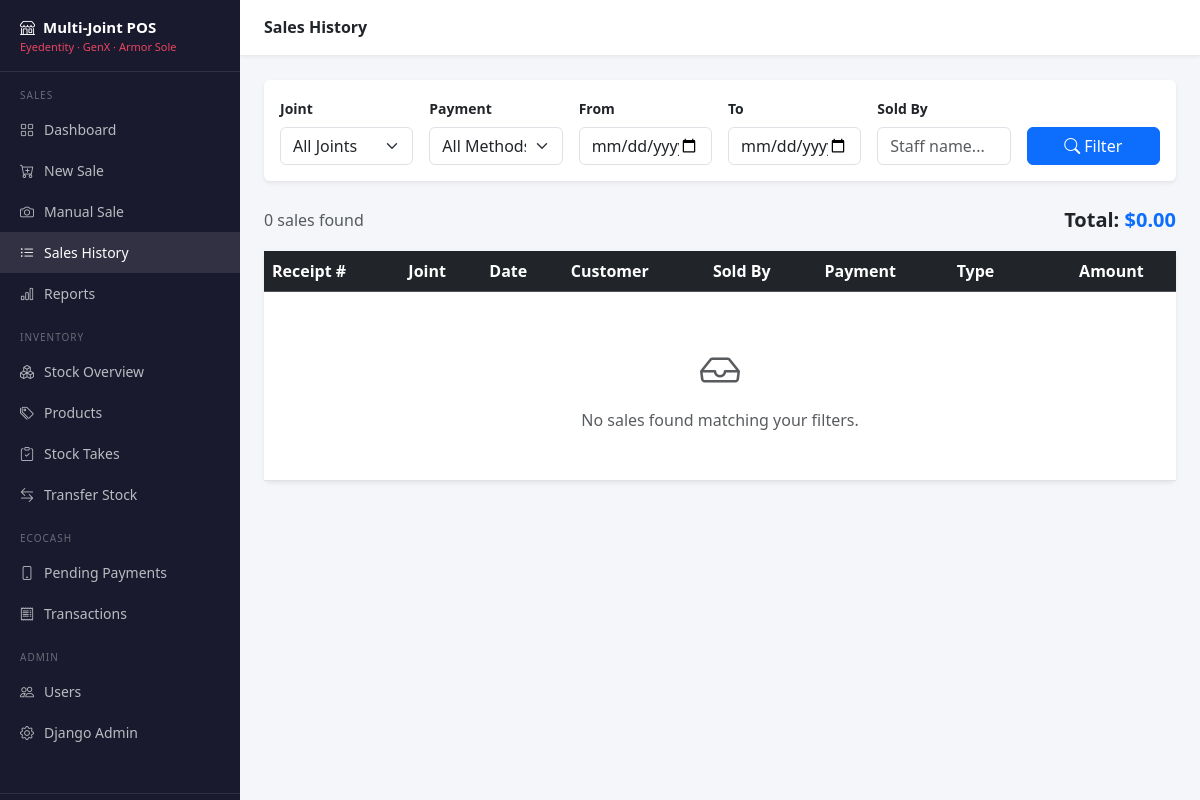
/sales/list/ (signed in), run on an earlier commit of the app's database.
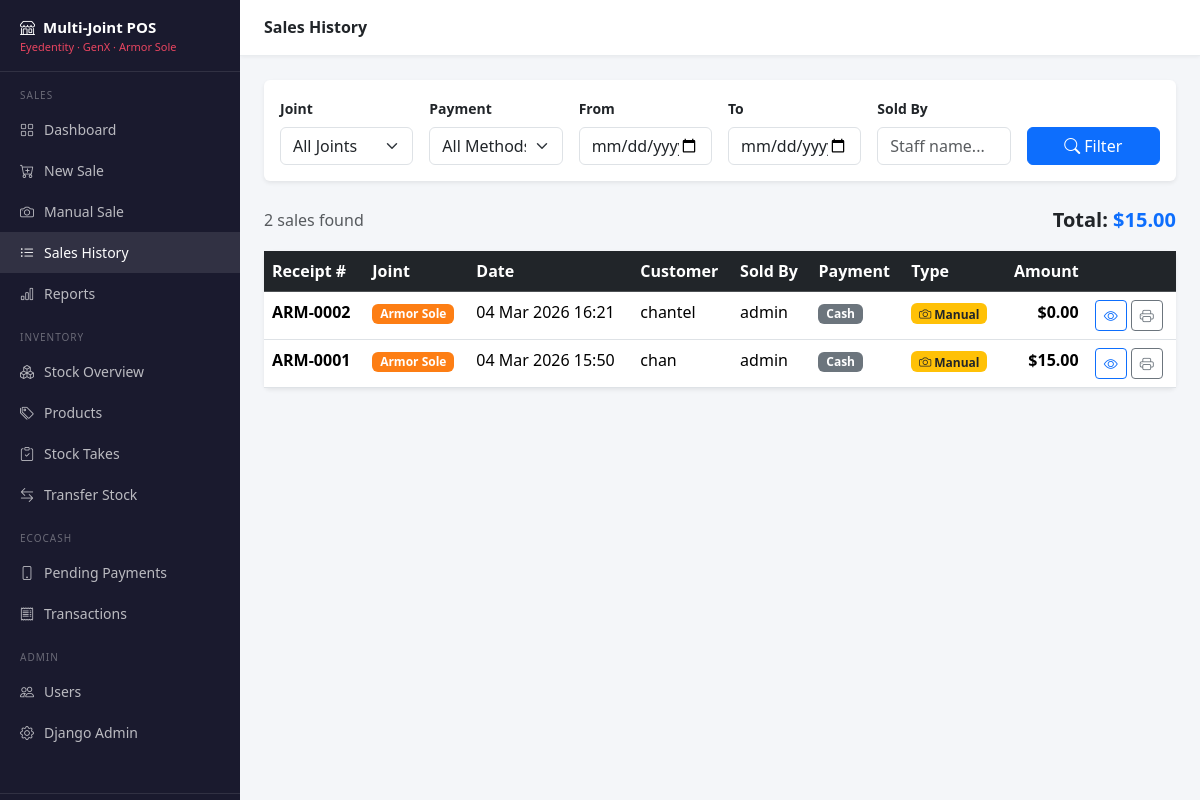
And on a later commit of the database.
### sales/models.py (models this page shows, shortened)
class Sale(models.Model):
    PAYMENT_CHOICES = [
        ('cash', 'Cash'),
        ('ecocash', 'EcoCash'),
        ('card', 'Card'),
        ('mixed', 'Mixed (Cash + EcoCash)'),
    ]
    SALE_TYPE_CHOICES = [
        ('system', 'System Sale'),
        ('manual', 'Manual Sale (Receipt Upload)'),
    ]
    joint = models.ForeignKey(Joint, on_delete=models.PROTECT, related_name='sales')
    sold_by = models.ForeignKey(
        'users.User',
        on_delete=models.PROTECT,
        related_name='sales_made',
        help_text="The staff member who processed this sale."
    )
    sale_date = models.DateTimeField(default=timezone.now)
    created_at = models.DateTimeField(auto_now_add=True)
    payment_method = models.CharField(max_length=20, choices=PAYMENT_CHOICES, default='cash')
    sale_type = models.CharField(max_length=20, choices=SALE_TYPE_CHOICES, default='system')
    manual_receipt_image = models.ImageField(
        upload_to='manual_receipts/%Y/%m/',
        null=True,
        blank=True,
        help_text="Photo of the manual receipt (for manual sales only)."
    )
    customer_name = models.CharField(max_length=200, blank=True, help_text="Optional customer name.")
    notes = models.TextField(blank=True)
    receipt_number = models.CharField(max_length=50, unique=True, blank=True)
    @property
    def total_amount(self):
        return sum(item.line_total for item in self.items.all())
    class Meta:
        ordering = ['-sale_date']

class SaleItem(models.Model):
    sale = models.ForeignKey(Sale, on_delete=models.PROTECT, related_name='items')
    product = models.ForeignKey(Product, on_delete=models.PROTECT, related_name='sale_items')
    quantity = models.PositiveIntegerField()
    unit_price = models.DecimalField(
        max_digits=10,
        decimal_places=2,
        help_text="Price per unit at time of sale (snapshot, in case price changes later)."
    )
    @property
    def line_total(self):
        return self.quantity * self.unit_price
    class Meta:
        pass

### inventory/models.py (models this page shows)
class Joint(models.Model):
    JOINT_CHOICES = [
        ('eyedentity', 'Eyedentity'),
        ('genx', 'GenX'),
        ('armor_sole', 'Armor Sole'),
    ]
    name = models.CharField(
        max_length=50,
        choices=JOINT_CHOICES,
        unique=True,
        help_text="The name/identifier of this shop."
    )
    display_name = models.CharField(max_length=100, help_text="Full display name, e.g. 'Eyedentity - Zee Eyewear'")
    phone = models.CharField(max_length=20, blank=True)
    address = models.TextField(blank=True)
    uses_product_codes = models.BooleanField(
        default=False,
        help_text="Eyedentity and Armor Sole use product codes; GenX does not."
    )
    def __str__(self):
        return self.display_name
    class Meta:
        ordering = ['name']

### users/models.py (models this page shows, shortened)
class User(AbstractUser):
    ROLE_CHOICES = [
        ('admin', 'Admin'),       # Full access - can manage everything
        ('manager', 'Manager'),   # Can view reports, manage stock
        ('staff', 'Staff'),       # Can only make sales
    ]
    role = models.CharField(
        max_length=20,
        choices=ROLE_CHOICES,
        default='staff',
        help_text="Determines what this user can access in the system."
    )
    primary_joint = models.ForeignKey(
        'inventory.Joint',
        on_delete=models.SET_NULL,
        null=True,
        blank=True,
        related_name='staff_members',
        help_text="The shop this user primarily works at."
    )
    phone = models.CharField(max_length=20, blank=True, null=True)
    @property
    def is_admin_role(self):
        return self.role == 'admin'
    @property
    def is_manager_role(self):
        return self.role in ['admin', 'manager']

### sales/views.py (the view, shortened to what this page needs)
# urls.py: path('list/', views.sale_list, name='sale_list'),
@login_required
def sale_list(request):
    sales = Sale.objects.select_related('joint', 'sold_by').prefetch_related('items').order_by('-sale_date')
    if not request.user.is_manager_role:
        sales = sales.filter(sold_by=request.user)
    form = SaleFilterForm(request.GET or None)
    sales_list = list(sales)
    context = {
        'sales': sales_list,
        'filter_form': form,
        'total': sum(sale.total_amount for sale in sales_list),
    }
    return render(request, 'sale_list.html', context)

### sales/forms.py
class SaleFilterForm(forms.Form):
    joint = forms.ModelChoiceField(
        queryset=Joint.objects.all(),
        required=False,
        empty_label='All Joints',
        widget=forms.Select(attrs={'class': 'form-select'})
    )
    payment_method = forms.ChoiceField(
        choices=[('', 'All Methods')] + Sale.PAYMENT_CHOICES,
        required=False,
        widget=forms.Select(attrs={'class': 'form-select'})
    )
    date_from = forms.DateField(
        required=False,
        widget=forms.DateInput(attrs={'class': 'form-control', 'type': 'date'})
    )
    date_to = forms.DateField(
        required=False,
        widget=forms.DateInput(attrs={'class': 'form-control', 'type': 'date'})
    )
    sold_by = forms.CharField(
        required=False,
        widget=forms.TextInput(attrs={'class': 'form-control', 'placeholder': 'Staff name...'})
    )

### templates/sale_list.html (shortened to what this page needs)
{% extends "base.html" %}
{% block page_title %}Sales History{% endblock %}
{% block content %}
<div class="card border-0 shadow-sm mb-4">
    <div class="card-body">
        <form method="get" class="row g-3 align-items-end">
            <div class="col-md-2">
                <label class="form-label small fw-semibold">Joint</label>
                {{ filter_form.joint }}
            </div>
            <div class="col-md-2">
                <label class="form-label small fw-semibold">Payment</label>
                {{ filter_form.payment_method }}
            </div>
            <div class="col-md-2">
                <label class="form-label small fw-semibold">From</label>
                {{ filter_form.date_from }}
            </div>
            <div class="col-md-2">
                <label class="form-label small fw-semibold">To</label>
                {{ filter_form.date_to }}
            </div>
            <div class="col-md-2">
                <label class="form-label small fw-semibold">Sold By</label>
                {{ filter_form.sold_by }}
            </div>
            <div class="col-md-2">
                <button type="submit" class="btn btn-primary w-100">
                    <i class="bi bi-search me-1"></i>Filter
                </button>
            </div>
        </form>
    </div>
</div>
<div class="d-flex justify-content-between align-items-center mb-3">
    <div class="text-muted">{{ sales|length }} sale{{ sales|length|pluralize }} found</div>
    <div class="fw-bold fs-5">Total: <span class="text-primary">${{ total|floatformat:2 }}</span></div>
</div>
<div class="card border-0 shadow-sm">
    <div class="table-responsive">
        <table class="table table-hover mb-0">
            <thead class="table-dark">
                <tr>
                    <th>Receipt #</th>
                    <th>Joint</th>
                    <th>Date</th>
                    <th>Customer</th>
                    <th>Sold By</th>
                    <th>Payment</th>
                    <th>Type</th>
                    <th class="text-end">Amount</th>
                    <th></th>
                </tr>
            </thead>
            <tbody>
                {% for sale in sales %}
                <tr>
                    <td><strong>{{ sale.receipt_number }}</strong></td>
                    <td>
                        <span class="badge" style="background: {% if sale.joint.name == 'eyedentity' %}#6f42c1{% elif sale.joint.name == 'genx' %}#0d6efd{% else %}#fd7e14{% endif %};">
                            {{ sale.joint.display_name }}
                        </span>
                    </td>
                    <td>{{ sale.sale_date|date:"d M Y H:i" }}</td>
                    <td>{{ sale.customer_name|default:"-" }}</td>
                    <td>{{ sale.sold_by.get_full_name|default:sale.sold_by.username }}</td>
                    <td>
                        <span class="badge {% if sale.payment_method == 'ecocash' %}bg-success{% elif sale.payment_method == 'cash' %}bg-secondary{% else %}bg-info{% endif %}">
                            {{ sale.get_payment_method_display }}
                        </span>
                    </td>
                    <td>
                        {% if sale.sale_type == 'manual' %}
                        <span class="badge bg-warning text-dark"><i class="bi bi-camera"></i> Manual</span>
                        {% else %}
                        <span class="badge bg-light text-dark">System</span>
                        {% endif %}
                    </td>
                    <td class="text-end fw-bold">${{ sale.total_amount|floatformat:2 }}</td>
                    <td>
                        <div class="d-flex gap-1">
                            <a href="{% url 'sales:sale_detail' sale.pk %}" class="btn btn-sm btn-outline-primary">
                                <i class="bi bi-eye"></i>
                            </a>
                            <a href="{% url 'sales:sale_receipt' sale.pk %}" class="btn btn-sm btn-outline-secondary">
                                <i class="bi bi-printer"></i>
                            </a>
                        </div>
                    </td>
                </tr>
                {% empty %}
                <tr>
                    <td colspan="9" class="text-center text-muted py-5">
                        <i class="bi bi-inbox fs-1 d-block mb-2"></i>
                        No sales found matching your filters.
                    </td>
                </tr>
                {% endfor %}
            </tbody>
        </table>
    </div>
</div>
{% endblock %}

### templates/base.html (shortened to what this page needs)
<!DOCTYPE html>
<html lang="en">
<head>
    <link rel="stylesheet" href="https://cdn.jsdelivr.net/npm/bootstrap@5.3.2/dist/css/bootstrap.min.css">
    <link rel="stylesheet" href="https://cdn.jsdelivr.net/npm/bootstrap-icons@1.11.3/font/bootstrap-icons.min.css">
</head>
<body {% block body_class %}{% endblock %}>
{% if user.is_authenticated %}
<nav class="sidebar">
    <div class="sidebar-brand">
        <div class="brand-title"><i class="bi bi-shop me-2"></i>Multi-Joint POS</div>
        <div class="brand-sub">Eyedentity · GenX · Armor Sole</div>
    </div>
    <div class="nav-section">Sales</div>
    <a href="{% url 'sales:dashboard' %}" class="nav-link {% if request.resolver_match.app_name == 'sales' and request.resolver_match.url_name == 'dashboard' %}active{% endif %}">
        <i class="bi bi-grid"></i> Dashboard
    </a>
    <a href="{% url 'sales:make_sale' %}" class="nav-link {% if request.resolver_match.url_name == 'make_sale' %}active{% endif %}">
        <i class="bi bi-cart-plus"></i> New Sale
    </a>
    <a href="{% url 'sales:manual_sale' %}" class="nav-link {% if request.resolver_match.url_name == 'manual_sale' %}active{% endif %}">
        <i class="bi bi-camera"></i> Manual Sale
    </a>
    <a href="{% url 'sales:sale_list' %}" class="nav-link {% if request.resolver_match.url_name == 'sale_list' %}active{% endif %}">
        <i class="bi bi-list-ul"></i> Sales History
    </a>
    {% if user.is_manager_role %}
    <a href="{% url 'sales:reports' %}" class="nav-link {% if request.resolver_match.url_name == 'reports' %}active{% endif %}">
        <i class="bi bi-bar-chart"></i> Reports
    </a>
    {% endif %}
    <div class="nav-section">Inventory</div>
    <a href="{% url 'inventory:inventory_dashboard' %}" class="nav-link {% if request.resolver_match.url_name == 'inventory_dashboard' %}active{% endif %}">
        <i class="bi bi-boxes"></i> Stock Overview
    </a>
    <a href="{% url 'inventory:product_list' %}" class="nav-link {% if request.resolver_match.url_name == 'product_list' %}active{% endif %}">
        <i class="bi bi-tags"></i> Products
    </a>
    {% if user.is_manager_role %}
    <a href="{% url 'inventory:stock_take_list' %}" class="nav-link {% if request.resolver_match.url_name == 'stock_take_list' %}active{% endif %}">
        <i class="bi bi-clipboard-check"></i> Stock Takes
    </a>
    <a href="{% url 'inventory:transfer_create' %}" class="nav-link {% if request.resolver_match.url_name == 'transfer_create' %}active{% endif %}">
        <i class="bi bi-arrow-left-right"></i> Transfer Stock
    </a>
    {% endif %}
    <div class="nav-section">EcoCash</div>
    <a href="{% url 'ecocash:pending_payments' %}" class="nav-link {% if request.resolver_match.url_name == 'pending_payments' %}active{% endif %}">
        <i class="bi bi-phone"></i> Pending Payments
    </a>
    <a href="{% url 'ecocash:transaction_list' %}" class="nav-link {% if request.resolver_match.url_name == 'transaction_list' %}active{% endif %}">
        <i class="bi bi-receipt"></i> Transactions
    </a>
    {% if user.is_admin_role %}
    <div class="nav-section">Admin</div>
    <a href="{% url 'users:user_list' %}" class="nav-link {% if request.resolver_match.app_name == 'users' %}active{% endif %}">
        <i class="bi bi-people"></i> Users
    </a>
    <a href="{% url 'admin:index' %}" class="nav-link" target="_blank">
        <i class="bi bi-gear"></i> Django Admin
    </a>
    {% endif %}
    <div style="height: 40px;"></div>
    <div style="border-top: 1px solid rgba(255,255,255,0.1); padding: 12px 20px;">
    </div>
</nav>
<div class="main-wrapper">
    <div class="topbar">
        <h6 class="mb-0 fw-semibold flex-grow-1">{% block page_title %}{% endblock %}</h6>
    </div>
    <div class="page-content">
        {% block content %}{% endblock %}
    </div>
</div>
{% else %}
{% block auth_content %}{% endblock %}
{% endif %}
</body>
</html>

### templates/base.html (style rules this page uses)
:root { --sidebar-width: 240px; --topbar-height: 56px; }
body { background: #f4f6f9; font-family: 'Segoe UI', sans-serif; }
.sidebar { position: fixed; top: 0; left: 0; bottom: 0; width: var(--sidebar-width); background: #1a1a2e; z-index: 100; overflow-y: auto; }
.sidebar-brand { padding: 16px 20px; border-bottom: 1px solid rgba(255,255,255,0.1); }
.sidebar-brand .brand-title { color: #fff; font-weight: 800; font-size: 15px; }
.sidebar-brand .brand-sub { color: #e94560; font-size: 11px; }
.sidebar .nav-link { color: rgba(255,255,255,0.7); padding: 10px 20px; border-radius: 0; font-size: 14px; display: flex; align-items: center; gap: 10px; transition: all 0.2s; }
.sidebar .nav-link:hover, .sidebar .nav-link.active { color: #fff; background: rgba(255,255,255,0.1); }
.sidebar .nav-section { color: rgba(255,255,255,0.35); font-size: 10px; text-transform: uppercase; letter-spacing: 1px; padding: 16px 20px 6px; }
.main-wrapper { margin-left: var(--sidebar-width); }
.topbar { height: var(--topbar-height); background: #fff; border-bottom: 1px solid #e9ecef; display: flex; align-items: center; padding: 0 24px; position: sticky; top: 0; z-index: 99; box-shadow: 0 1px 4px rgba(0,0,0,0.06); }
.page-content { padding: 24px; }

What changed in the data, as far as the page shows it:
added Sale: receipt_number "ARM-0002", joint.display_name "Armor Sole", sale_date "04 Mar 2026 16:21", customer_name "chantel", sold_by.get_full_name "admin", payment_method "Cash", sale_type "manual" (drawn), total_amount "0.00"
added Sale: receipt_number "ARM-0001", joint.display_name "Armor Sole", sale_date "04 Mar 2026 15:50", customer_name "chan", sold_by.get_full_name "admin", payment_method "Cash", sale_type "manual" (drawn), total_amount "15.00"
Also different on the page:
{{ sales|length }}: "0" → "2"
{{ total|floatformat:2 }}: "0.00" → "15.00"
text no longer shown: "No sales found matching your filters."
